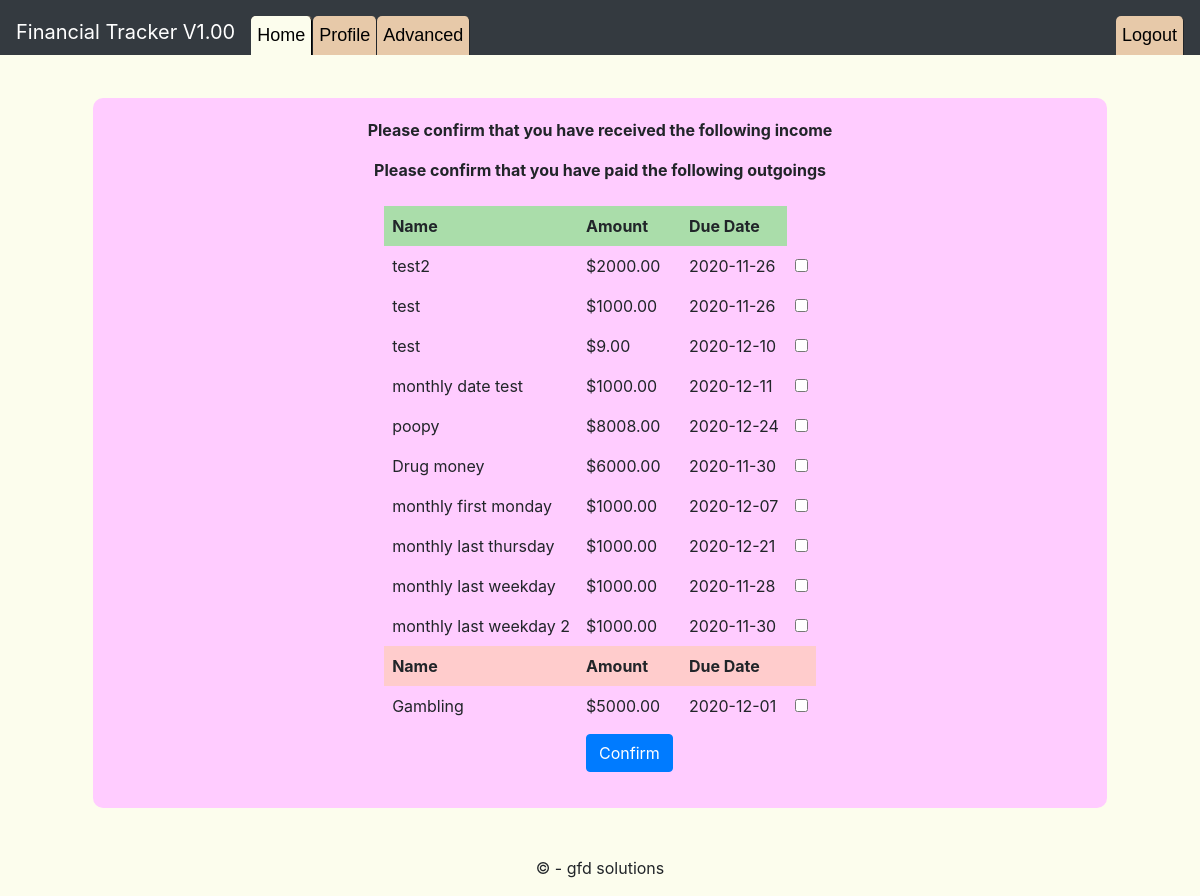
Screenshot of /home (signed in) with the database file from the repository.
### tables this page shows
CREATE TABLE income (
    id INTEGER PRIMARY KEY AUTOINCREMENT,
    name TEXT NOT NULL,
    category TEXT,
    amount REAL NOT NULL,
    payday DATE NOT NULL,
    freq TEXT NOT NULL,
    acc_id INTEGER NOT NULL,
    user_id INTEGER NOT NULL);

CREATE TABLE outgoings (
    id INTEGER PRIMARY KEY AUTOINCREMENT NOT NULL,
    name TEXT NOT NULL,
    category TEXT NOT NULL,
    amount REAL NOT NULL,
    due DATE NOT NULL,
    freq TEXT NOT NULL,
    acc_id INTEGER NOT NULL,
    user_id INTEGER NOT NULL);

### views.py (the view, shortened to what this page needs)
@app.route("/", methods=["GET", "POST"])
@app.route("/home")
@login_required
def home():
    active_page = {}
    active_page["home"] = "active"
    cur = db.execute("SELECT name FROM users WHERE id = :user_id", {"user_id": session["user_id"]})
    name = sql_parse(cur)[0]["name"]
    cur = db.execute("SELECT name,balance,id FROM accounts WHERE user_id = :user_id AND category = 'Primary'", {"user_id": session["user_id"]})
    pri_account = sql_parse(cur)
    if not pri_account:
        return redirect("/profile")
    pri_account = pri_account[0]
    pri_income = get_primary_income(session["user_id"])
    if not pri_income:
        return redirect("/profile")
    cur = db.execute("SELECT last_login FROM users WHERE id = :user_id", {"user_id":session["user_id"]})
    last_login = make_datetime(sql_parse(cur)[0]["last_login"])
    income = get_transactions("income", last_login, date.today(), pri_account, session["user_id"])
    outgoings = get_transactions("outgoings", last_login, date.today(), pri_account, session["user_id"])
    if request.method == "GET" and (income or outgoings):
            return render_template('confirm_income.html', income=income, outgoings=outgoings, active_page=active_page)

### application.py (called while the page is built)
@app.context_processor
def utility_processor():
    def format_money(amount,currency='$'):
        return '{1}{0:.2f}'.format(amount,currency)
    return dict(format_money=format_money)

### helpers.py (called while the page is built)
def login_required(f):
    @wraps(f)
    def decorated_function(*args, **kwargs):
        if session.get("user_id") is None:
            return redirect("/login")
        return f(*args, **kwargs)
    return decorated_function

def sql_parse(cursor):
    result = []
    data = cursor.fetchall()
    for rows in data:
        c = 0
        res_dic = {}
        for columns in rows:
            res_dic[cursor.description[c][0]] = columns
            c += 1
        result.append(res_dic)
    return result

def make_datetime(date_string):
    y, m, d = (int(i) for i in date_string.split('-'))
    return datetime.date(y, m, d)

def get_transactions(table, start_date, end_date, account, user_id):
    if table == "outgoings":
        t_date = "due"
        order = "ORDER by category DESC, amount DESC"
    elif table == "income":
        t_date = "payday"
        order = "ORDER by freq, amount DESC"
    sql_string = '''SELECT name, amount, category, {1}, id, freq FROM {0}
        WHERE acc_id = :acc_id AND user_id = :user_id
        AND {1} >= :start_date AND {1} < :end_date {2}'''.format(table, t_date, order)
    cur = db.execute(sql_string, {"acc_id": account["id"], "user_id": user_id,
        "start_date": start_date.strftime("%Y-%m-%d"), "end_date": end_date.strftime("%Y-%m-%d")})
    return sql_parse(cur)

### templates/confirm_income.html (shortened to what this page needs)
{% extends "layout.html" %}
{% block main %}
    <div class="container-fluid">
        <div class="jumbtron mine">
            <form action="/" method="post">
                <table class="mytable">
                {% if income %}
                    <p><strong>Please confirm that you have received the following income</strong></p>
                    <thead>
                        <th>Name</th>
                        <th>Amount</th>
                        <th>Due Date</th>
                    </thead>
                    {% for pay in income %}
                        <div class="form-group">
                            <tr>
                                <td>{{ pay["name"] }}</td>
                                <td>{{ format_money(pay["amount"]) }}</td>
                                <td>{{ pay["payday"] }}</td>
                                <td>
                                    <input type="checkbox" id="pay{{ pay['id'] }}" name="pay{{ pay['id'] }}" value="confirmed">
                                </td>
                            </tr>
                        </div>
                    {% endfor %}
                {% endif %}
                {% if outgoings %}
                    <p><strong>Please confirm that you have paid the following outgoings</strong></p>
                    <thead>
                        <tr class="alert_tab">
                        <td>Name</td>
                        <td>Amount</td>
                        <td colspan="2">Due Date</td>
                        </tr>
                    </thead>
                    {% for out in outgoings %}
                        <div class="form-group">
                            <tr>
                                <td>{{ out["name"] }}</td>
                                <td>{{ format_money(out["amount"]) }}</td>
                                <td>{{ out["due"] }}</td>
                                <td>
                                    <input type="checkbox" id="out{{ out['id'] }}" name="out{{ out['id'] }}" value="confirmed">
                                </td>
                            </tr>
                        </div>
                    {% endfor %}
                {% endif %}
                    <div class="form-group">
                        <tr>
                            <td></td>
                            <td><button class="btn btn-primary" type="submit">Confirm</button></td>
                        </tr>
                    </div>
                </table>
            </form>
        </div>
    </div>
{% endblock %}

### templates/layout.html (shortened to what this page needs)
<!DOCTYPE html>
<html lang="en">
<head>
    <link href="https://maxcdn.bootstrapcdn.com/bootstrap/4.1.3/css/bootstrap.min.css" rel="stylesheet">
    <link rel="stylesheet" type="text/css" href="/static/style.css" />
</head>
<body>
    <nav class="navbar fixed-top pb-0 navbar-expand-md navbar-dark bg-dark">
        <a class="navbar-brand" href="/"> Financial Tracker V1.00</a>
        <div class="collapse navbar-collapse" id="navbar">
            {% if session.user_id %}
                <ul class="navbar-nav mr-auto mt-2">
                    <li class="nav-item navtab"><a class="nav-link {{ active_page['home'] }}" href="{{ url_for('home') }}">Home</a></li>
                    <li class="nav-item navtab"><a class="nav-link {{ active_page['profile'] }}" href="{{ url_for('profile') }}">Profile</a></li>
                    <li class="nav-item navtab"><a class="nav-link {{ active_page['advanced'] }}" href="{{ url_for('advanced') }}">Advanced</a></li>
                </ul>
                <ul class="navbar-nav ml-auto mt-2">
                    <li class="nav-item navtab"><a class="nav-link" href="{{ url_for('logout') }}">Logout</a></li>
                </ul>
            {% else %}
                <ul class="navbar-nav ml-auto mt-2">
                    <li class="nav-item navtab"><a class="nav-link {{ active_page['register'] }}" href="{{ url_for('register') }}">Register</a></li>
                    <li class="nav-item navtab"><a class="nav-link {{ active_page['login'] }}" href="{{ url_for('login') }}">Log In</a></li>
                </ul>
            {% endif %}
        </div>
     </nav>
    <main class="container p-5">
        {% block main %}{% endblock %}
    </main>
    <footer>
        <p>&copy; {{ year }} - gfd solutions</p>
    </footer>
</body>
</html>

### static/style.css (style rules this page uses)
.mytable { display: inline-block; vertical-align: top; margin: auto; padding: 8px; border-radius: 20px; border-collapse: collapse; }
td { text-align: left; padding: 8px; border-collapse: collapse; }
th { text-align: left; padding: 8px; border: none; border-collapse: collapse; background: #aaddaa; }
.alert_tab { background-color: #ffcccc; font-weight:bold; text-align:center }
body { padding-top:50px; }
main { overflow-x: auto; text-align: center; }
#navbar { font-family: "Montserrat", "Franklin Gothic Medium", "Franklin Gothic", "ITC Franklin Gothic", Arial, sans-serif;; }
.navtab { background-color: #e7c9a9; border-radius: 5px; border-bottom-left-radius: 0px; border-bottom-right-radius: 0px; border: 1px; border-right-style: solid; }
#navbar .active { background-color: #fcfded; border-radius: 5px; border-bottom-left-radius: 0px; border-bottom-right-radius: 0px; border: 1px; border-right-style: solid; }
#navbar a { font-size: large; color: black; padding: 6px; text-decoration: off; }
body { background-color: #fcfded; }
footer { text-align: center; }
div .mine { background-color: #ffccff; border-radius: 10px; padding-top:20px; padding-bottom:20px; box-sizing:border-box; }

### rows the page displays
income: name "test2", amount "$2000.00", payday "2020-11-26"
income: name "test", amount "$1000.00", payday "2020-11-26"
income: name "test", amount "$9.00", payday "2020-12-10"
income: name "monthly date test", amount "$1000.00", payday "2020-12-11"
income: name "poopy", amount "$8008.00", payday "2020-12-24"
income: name "Drug money", amount "$6000.00", payday "2020-11-30"
income: name "monthly first monday", amount "$1000.00", payday "2020-12-07"
income: name "monthly last thursday", amount "$1000.00", payday "2020-12-21"
income: name "monthly last weekday", amount "$1000.00", payday "2020-11-28"
income: name "monthly last weekday 2", amount "$1000.00", payday "2020-11-30"
outgoings: name "Gambling", amount "$5000.00", due "2020-12-01"
